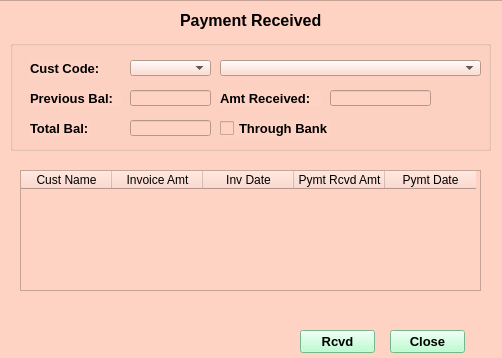
<?xml version="1.0" encoding="UTF-8"?>
<ui version="4.0">
 <class>Form</class>
 <widget class="QWidget" name="Form">
  <property name="geometry">
   <rect>
    <x>0</x>
    <y>0</y>
    <width>502</width>
    <height>358</height>
   </rect>
  </property>
  <property name="windowTitle">
   <string>Payement Received</string>
  </property>
  <widget class="QFrame" name="frame">
   <property name="geometry">
    <rect>
     <x>-10</x>
     <y>0</y>
     <width>551</width>
     <height>361</height>
    </rect>
   </property>
   <property name="styleSheet">
    <string notr="true">background-color: rgb(135, 189, 216);
background-color: rgb(225, 114, 255);
background-color: rgb(255, 211, 196);</string>
   </property>
   <property name="frameShape">
    <enum>QFrame::StyledPanel</enum>
   </property>
   <property name="frameShadow">
    <enum>QFrame::Raised</enum>
   </property>
   <widget class="QGroupBox" name="groupBox">
    <property name="geometry">
     <rect>
      <x>20</x>
      <y>40</y>
      <width>481</width>
      <height>111</height>
     </rect>
    </property>
    <property name="styleSheet">
     <string notr="true">QGroupBox{border:2px solid Black;};</string>
    </property>
    <property name="title">
     <string/>
    </property>
    <widget class="QLabel" name="Cust_code_lbl">
     <property name="geometry">
      <rect>
       <x>20</x>
       <y>20</y>
       <width>71</width>
       <height>16</height>
      </rect>
     </property>
     <property name="font">
      <font>
       <pointsize>10</pointsize>
       <weight>75</weight>
       <bold>true</bold>
      </font>
     </property>
     <property name="text">
      <string>Cust Code:</string>
     </property>
    </widget>
    <widget class="QComboBox" name="Cust_code_lcombobx_1">
     <property name="geometry">
      <rect>
       <x>120</x>
       <y>20</y>
       <width>81</width>
       <height>16</height>
      </rect>
     </property>
    </widget>
    <widget class="QLabel" name="Previous_Bal_lbl">
     <property name="geometry">
      <rect>
       <x>20</x>
       <y>50</y>
       <width>91</width>
       <height>16</height>
      </rect>
     </property>
     <property name="font">
      <font>
       <pointsize>10</pointsize>
       <weight>75</weight>
       <bold>true</bold>
      </font>
     </property>
     <property name="text">
      <string>Previous Bal:</string>
     </property>
    </widget>
    <widget class="QLineEdit" name="Previous_Bal_txt">
     <property name="geometry">
      <rect>
       <x>120</x>
       <y>50</y>
       <width>81</width>
       <height>16</height>
      </rect>
     </property>
    </widget>
    <widget class="QLabel" name="Tot_bal_lbl">
     <property name="geometry">
      <rect>
       <x>20</x>
       <y>80</y>
       <width>61</width>
       <height>16</height>
      </rect>
     </property>
     <property name="font">
      <font>
       <pointsize>10</pointsize>
       <weight>75</weight>
       <bold>true</bold>
      </font>
     </property>
     <property name="text">
      <string>Total Bal:</string>
     </property>
    </widget>
    <widget class="QLineEdit" name="Tot_bal_txt">
     <property name="geometry">
      <rect>
       <x>120</x>
       <y>80</y>
       <width>81</width>
       <height>16</height>
      </rect>
     </property>
    </widget>
    <widget class="QComboBox" name="Cust_code_lcombobx_2">
     <property name="geometry">
      <rect>
       <x>210</x>
       <y>20</y>
       <width>261</width>
       <height>16</height>
      </rect>
     </property>
    </widget>
    <widget class="QLabel" name="Amt_rcvd_lbl">
     <property name="geometry">
      <rect>
       <x>210</x>
       <y>50</y>
       <width>101</width>
       <height>16</height>
      </rect>
     </property>
     <property name="font">
      <font>
       <pointsize>10</pointsize>
       <weight>75</weight>
       <bold>true</bold>
      </font>
     </property>
     <property name="text">
      <string>Amt Received:</string>
     </property>
    </widget>
    <widget class="QLineEdit" name="Amt_rcvd_txt">
     <property name="geometry">
      <rect>
       <x>320</x>
       <y>50</y>
       <width>101</width>
       <height>16</height>
      </rect>
     </property>
    </widget>
    <widget class="QCheckBox" name="Through_bank_ckbox">
     <property name="geometry">
      <rect>
       <x>210</x>
       <y>80</y>
       <width>111</width>
       <height>17</height>
      </rect>
     </property>
     <property name="font">
      <font>
       <pointsize>10</pointsize>
       <weight>75</weight>
       <bold>true</bold>
      </font>
     </property>
     <property name="text">
      <string>Through Bank</string>
     </property>
    </widget>
   </widget>
   <widget class="QLabel" name="label">
    <property name="geometry">
     <rect>
      <x>190</x>
      <y>10</y>
      <width>161</width>
      <height>20</height>
     </rect>
    </property>
    <property name="font">
     <font>
      <pointsize>12</pointsize>
      <weight>75</weight>
      <bold>true</bold>
     </font>
    </property>
    <property name="text">
     <string>Payment Received</string>
    </property>
   </widget>
   <widget class="QTableWidget" name="tableWidget">
    <property name="geometry">
     <rect>
      <x>30</x>
      <y>170</y>
      <width>461</width>
      <height>121</height>
     </rect>
    </property>
    <attribute name="horizontalHeaderDefaultSectionSize">
     <number>91</number>
    </attribute>
    <attribute name="verticalHeaderMinimumSectionSize">
     <number>23</number>
    </attribute>
    <attribute name="verticalHeaderDefaultSectionSize">
     <number>30</number>
    </attribute>
    <column>
     <property name="text">
      <string>Cust Name</string>
     </property>
    </column>
    <column>
     <property name="text">
      <string>Invoice Amt</string>
     </property>
    </column>
    <column>
     <property name="text">
      <string>Inv Date</string>
     </property>
    </column>
    <column>
     <property name="text">
      <string>Pymt Rcvd Amt</string>
     </property>
    </column>
    <column>
     <property name="text">
      <string>Pymt Date</string>
     </property>
    </column>
   </widget>
   <widget class="QPushButton" name="Close_btn">
    <property name="geometry">
     <rect>
      <x>400</x>
      <y>330</y>
      <width>75</width>
      <height>23</height>
     </rect>
    </property>
    <property name="font">
     <font>
      <pointsize>10</pointsize>
      <weight>75</weight>
      <bold>true</bold>
     </font>
    </property>
    <property name="styleSheet">
     <string notr="true">background-color: rgb(169, 255, 198);</string>
    </property>
    <property name="text">
     <string>Close</string>
    </property>
   </widget>
   <widget class="QPushButton" name="Rcvd_btn">
    <property name="geometry">
     <rect>
      <x>310</x>
      <y>330</y>
      <width>75</width>
      <height>23</height>
     </rect>
    </property>
    <property name="font">
     <font>
      <pointsize>10</pointsize>
      <weight>75</weight>
      <bold>true</bold>
     </font>
    </property>
    <property name="styleSheet">
     <string notr="true">background-color: rgb(169, 255, 198);</string>
    </property>
    <property name="text">
     <string>Rcvd</string>
    </property>
   </widget>
  </widget>
 </widget>
 <resources/>
 <connections/>
</ui>
